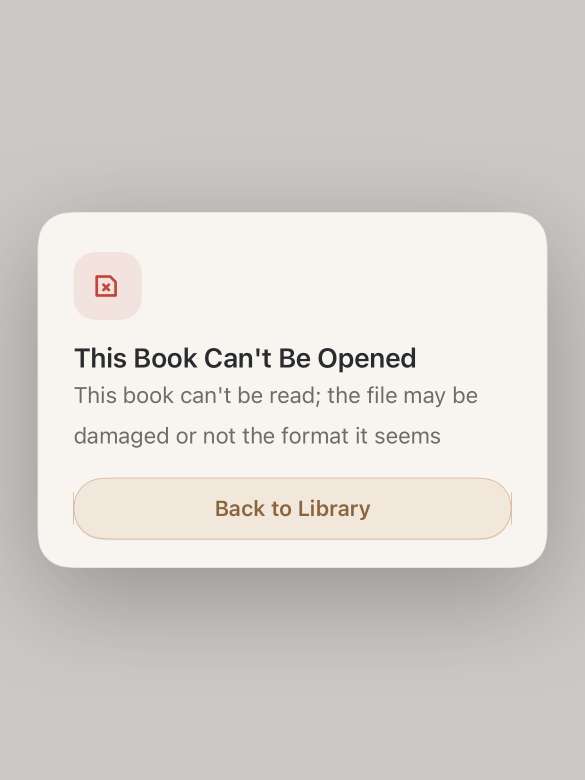
#> input picture apple/YuyueSnapshotTests/__Snapshots__/ScreenCatalogTests/testIphoneBookWontOpen.1.png, 1170 x 1560 px (shown at 1/2 size)
$ python -i compose.py   (imports and definitions only)
#> lines starting #> are read from the running program, lines starting #| are printed output that depends on the picture
#> further down, picture is the input picture: PIL image 1170x1560 RGBA; mean R, G, B, A 214.3, 211.2, 206.5, 255
"""Place real screenshots on a warm paper ground.

Raw captures win over the older docs/screenshots files. Windows, iPad and
Android are added when their raw files exist. Nothing here draws an app UI.
"""

from __future__ import annotations

import os
from pathlib import Path

from PIL import Image, ImageChops, ImageDraw, ImageFilter, ImageFont

ROOT = Path(__file__).resolve().parents[2]
LEGACY = ROOT / "docs" / "screenshots"
RAW = LEGACY / "raw"
OUT = LEGACY / "composed"

PAPER = (241, 235, 227, 255)
INK = (110, 107, 104, 255)
SHADOW = (58, 50, 40, 40)

BEGIN = "<!-- readme-shots:begin -->"
END = "<!-- readme-shots:end -->"


def _load(path: Path) -> Image.Image:
    return Image.open(path).convert("RGBA")


def _alpha_bbox(im: Image.Image) -> tuple[int, int, int, int]:
    bbox = im.getchannel("A").point(lambda a: 255 if a > 12 else 0).getbbox()
    return bbox or (0, 0, im.width, im.height)


def trim(im: Image.Image) -> Image.Image:
    box = _alpha_bbox(im)
    return im.crop(box)


# [55 lines left out: functions _corner_radius, _round, crop_empty_shelf, not called in this run]


def shadow(im: Image.Image, blur: int = 28, offset: tuple[int, int] = (0, 14)) -> Image.Image:
#> called with blur = 28, offset = (0, 14)
    pad = blur * 2
    canvas = Image.new("RGBA", (im.width + pad * 2, im.height + pad * 2), (0, 0, 0, 0))
#> canvas: PIL image 1282x1672 RGBA; every value is 0
    alpha = im.getchannel("A")
#> alpha: PIL image 1170x1560 L; every value is 255
    shade = Image.new("RGBA", im.size, SHADOW)
    shade.putalpha(alpha.point(lambda a: min(255, int(a * 0.55))))
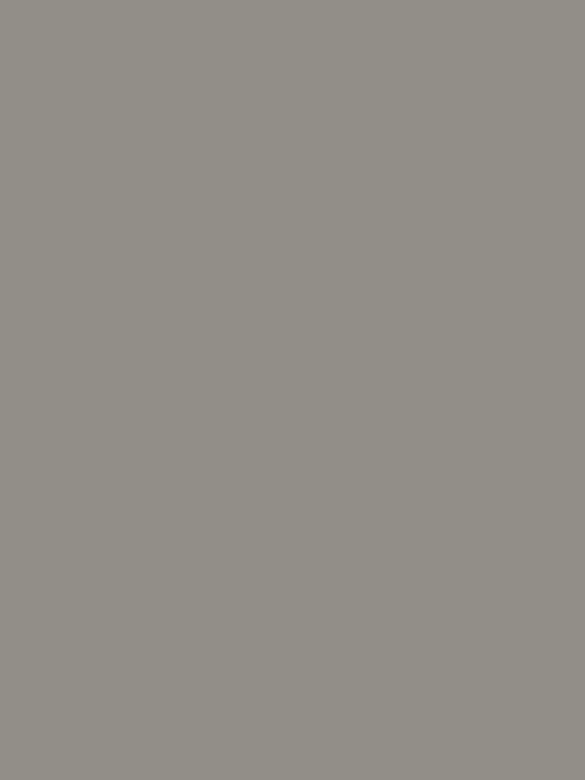
#> shade: PIL image 1170x1560 RGBA (shown at 1/2 size); mean R, G, B, A 58, 50, 40, 140; transparent parts drawn white
    canvas.paste(shade, (pad + offset[0], pad + offset[1]), shade)
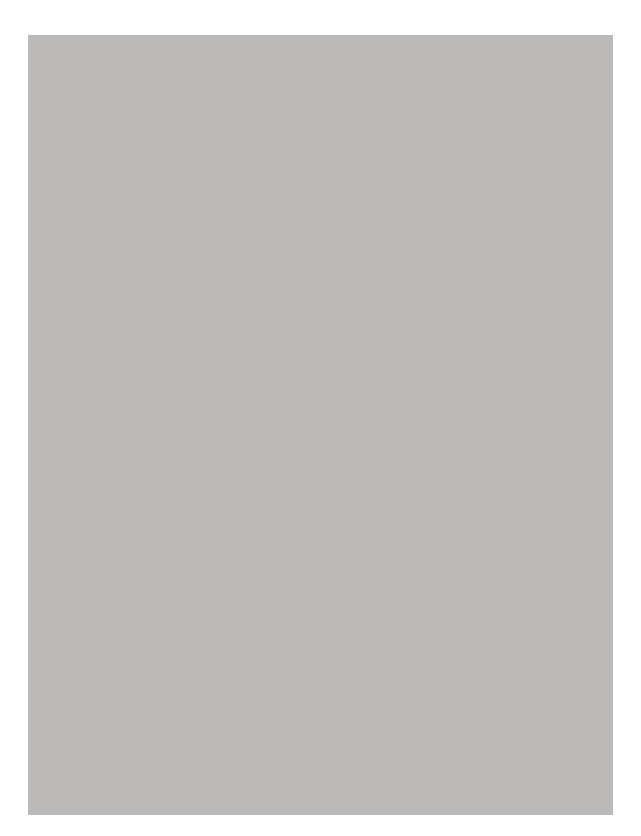
#> canvas: PIL image 1282x1672 RGBA (shown at 1/2 size); mean R, G, B, A 27.2, 23, 18.7, 65.6; transparent parts drawn white
    blurred = canvas.filter(ImageFilter.GaussianBlur(blur))
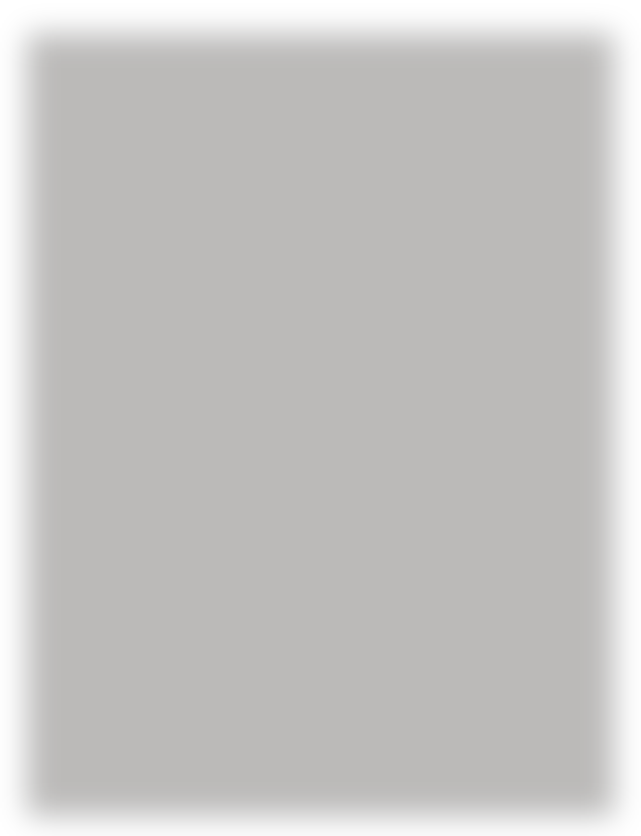
#> blurred: PIL image 1282x1672 RGBA (shown at 1/2 size); mean R, G, B, A 27.2, 23, 18.7, 65.5; transparent parts drawn white
    blurred.paste(im, (pad, pad), im)
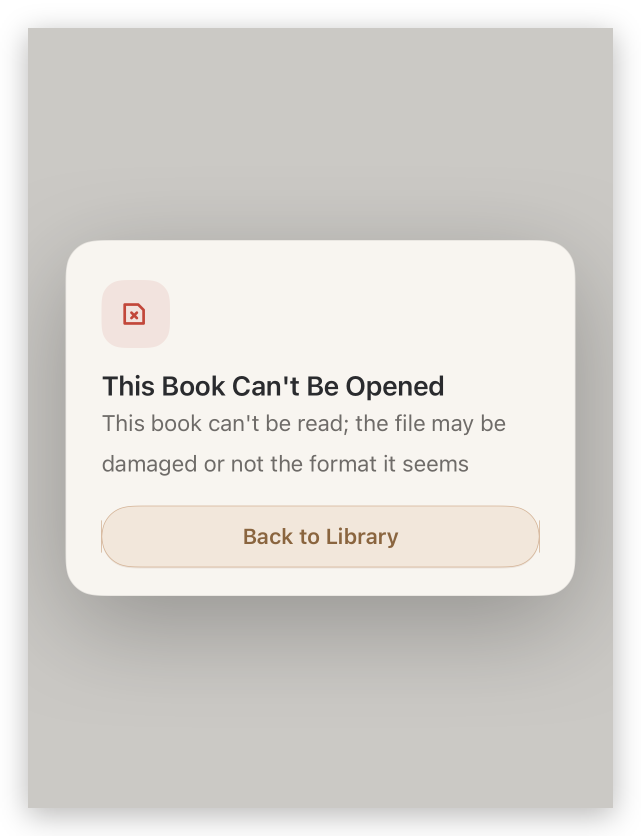
#> blurred: PIL image 1282x1672 RGBA (shown at 1/2 size); mean R, G, B, A 183.4, 180.6, 176.4, 219.4; transparent parts drawn white
    return blurred


# [61 lines left out: functions _font, _fit, plate, prepare_window, first_existing, not called in this run]


def mac_shelf() -> Path | None:
    return first_existing([RAW / "macos" / "01-shelf.png", LEGACY / "01-shelf.png"])


def mac_listen() -> Path | None:
    return first_existing([RAW / "macos" / "02-listening.png", LEGACY / "02-listening.png"])


def mac_notes() -> Path | None:
    return first_existing([RAW / "macos" / "03-notes.png", LEGACY / "03-notes.png"])


def mac_english() -> Path | None:
    return first_existing([RAW / "macos" / "04-english.png", LEGACY / "04-english.png"])


def win(name: str) -> Path | None:
    return first_existing([RAW / "windows" / name])


def phone(slot: str, legacy: str) -> Path | None:
    return first_existing([RAW / "iphone" / slot, LEGACY / legacy])


def android(name: str) -> Path | None:
    return first_existing([RAW / "android" / name])


def ipad(name: str) -> Path | None:
    return first_existing([RAW / "ipad" / name])


# [173 lines left out: functions save, row, compose, readme_block, phone_block, rewrite_readme, not called in this run]

>>> from PIL import Image
>>> picture = Image.open('../../apple/YuyueSnapshotTests/__Snapshots__/ScreenCatalogTests/testIphoneBookWontOpen.1.png')
>>> result = shadow(picture)
